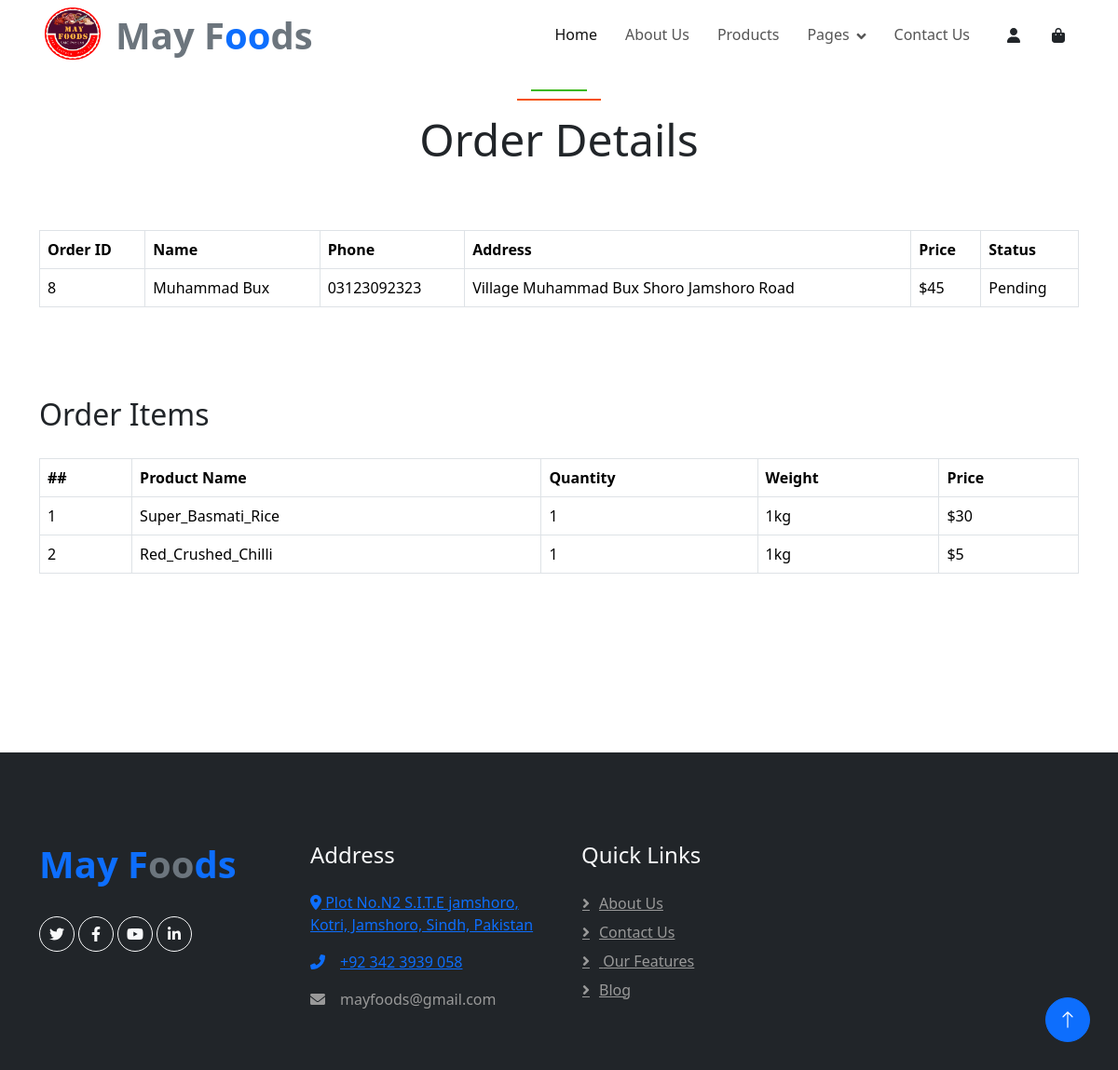
Page /vieworder.php (signed in) on the committed database.
### tables this page shows
CREATE TABLE `orders` (
  `order_id` int(11) NOT NULL,
  `user_id` int(11) NOT NULL,
  `name` varchar(55) NOT NULL,
  `phone` varchar(15) NOT NULL,
  `address` varchar(255) NOT NULL,
  `price` varchar(55) NOT NULL,
  `status` varchar(55) NOT NULL,
  `created` timestamp NOT NULL DEFAULT current_timestamp()
);

CREATE TABLE `order_items` (
  `item_id` int(11) NOT NULL,
  `order_id` int(11) NOT NULL,
  `product_id` int(11) NOT NULL,
  `quantity` int(11) NOT NULL,
  `price` int(11) NOT NULL,
  `weight` varchar(55) NOT NULL,
  `created` timestamp NOT NULL DEFAULT current_timestamp()
);

CREATE TABLE `product` (
  `id` int(11) NOT NULL,
  `productName` varchar(55) NOT NULL,
  `price` int(11) NOT NULL,
  `description` varchar(500) NOT NULL,
  `category` varchar(55) NOT NULL,
  `productImage` varchar(255) NOT NULL,
  `time` timestamp NOT NULL DEFAULT current_timestamp()
);

### vieworder.php (the view, shortened to what this page needs)
<?php
include('header.php');
require_once("admin/db_connection.php");
?>
<div class="container py-6">
    <div class="section-header text-center mx-auto mb-5">
        <h1 class="display-5 mb-3">Order Details</h1>
    </div>
    <div class="row g-5 justify-content-center">
        <div class="col-lg-12 col-md-12">
            <div class="col-lg-12 table-responsive mb-5">
                <table class="table table-bordered text-center mb-0">
                    <thead class="text-dark">
                        <tr>
                            <th class="align-middle">Order ID</th>
                            <th class="align-middle">Name</th>
                            <th class="align-middle">Phone</th>
                            <th class="align-middle">Address</th>
                            <th class="align-middle">Price</th>
                            <th class="align-middle">Status</th>
                        </tr>
                    </thead>
                    <tbody class="align-middle">
                        <?php
                        $loggedInEmail = $_SESSION["loginUser"];
                        $sql = "SELECT * FROM orders WHERE user_id = (SELECT user_id FROM users WHERE email = '$loggedInEmail')";
                        $result = $conn->query($sql);
                        if ($result->num_rows > 0) {
                            while ($row = $result->fetch_assoc()) {
                                ?>
                                <tr>
                                    <td class="align-middle">
                                        <?php echo $row['order_id']; ?>
                                    </td>
                                    <td class="align-middle">
                                        <?php echo $row['name']; ?>
                                    </td>
                                    <td class="align-middle">
                                        <?php echo $row['phone']; ?>
                                    </td>
                                    <td class="align-middle">
                                        <?php echo $row['address']; ?>
                                    </td>
                                    <td class="align-middle">
                                        <?php echo '$' . $row['price']; ?>
                                    </td>
                                    <td class="align-middle">
                                        <?php echo $row['status']; ?>
                                    </td>
                                </tr>
                                <?php
                            }
                        } else {
                            echo "<tr><td colspan='7'>No orders found.</td></tr>";
                        }
                        ?>
                    </tbody>
                </table>
            </div>
        </div>
        <div class="col-lg-12 col-md-12">
    <h2>Order Items</h2>
    <div class="col-lg-12 table-responsive mb-5">
        <table class="table table-bordered text-center mb-0">
            <thead class="text-dark">
                <tr>
                    <th class="align-middle">##</th>
                    <th class="align-middle">Product Name</th>
                    <th class="align-middle">Quantity</th>
                    <th class="align-middle">Weight</th>
                    <th class="align-middle">Price</th>
                </tr>
            </thead>
            <tbody class="align-middle">
                <?php
                $loggedInEmail = $_SESSION["loginUser"];
                $sql = "SELECT * FROM orders WHERE user_id = (SELECT user_id FROM users WHERE email = '$loggedInEmail')";
                $result = $conn->query($sql);
                if ($result->num_rows > 0) {
                    $row = $result->fetch_assoc();
                    $orderId = $row['order_id'];
                    $orderItemsQuery = "SELECT order_items.*, product.productName FROM order_items INNER JOIN product ON order_items.product_id = product.id WHERE order_items.order_id = $orderId";
                    $orderItemsResult = $conn->query($orderItemsQuery);
                    if ($orderItemsResult->num_rows > 0) {
                        $counter = 1;
                        while ($orderItem = $orderItemsResult->fetch_assoc()) {
                            ?>
                            <tr>
                                <td class="align-middle"><?php echo $counter++; ?></td>
                                <td class="align-middle"><?php echo $orderItem['productName']; ?></td>
                                <td class="align-middle"><?php echo $orderItem['quantity']; ?></td>
                                <td class="align-middle"><?php echo $orderItem['weight']; ?></td>
                                <td class="align-middle"><?php echo '$' . $orderItem['price']; ?></td>
                            </tr>
                            <?php
                        }
                    } else {
                        echo "<tr><td colspan='5'>No order items found.</td></tr>";
                    }
                } else {
                    echo "<tr><td colspan='5'>No orders found.</td></tr>";
                }
                ?>
            </tbody>
        </table>
    </div>
</div>
    </div>
</div>
<?php include('footer.php'); ?>

### css/style.css (style rules this page uses)
:root { --primary: #3CB815; --secondary: #F65005; --light: #F7F8FC; --grey: #c6c6c6; --dark: #111111; }
.py-6 { padding-top: 6rem; padding-bottom: 6rem; }
.section-header { position: relative; padding-top: 25px; }
.section-header::before { position: absolute; content: ""; width: 60px; height: 2px; top: 0; left: 50%; transform: translateX(-50%); background: var(--primary); }
.section-header::after { position: absolute; content: ""; width: 90px; height: 2px; top: 10px; left: 50%; transform: translateX(-50%); background: var(--secondary); }
table { width: 100%; border-collapse: collapse; margin-top: 20px; }
th, td { padding: 10px; border-bottom: 1px solid #dee2e6; text-align: left; }
th { background-color: #f8f9fa; font-weight: bold; }

### rows in the picture
orders: order_id "8", name "Muhammad Bux", phone "03123092323", address "Village Muhammad Bux Shoro Jamshoro Road", price "45", status "Pending"
order_items: product.productName "Super_Basmati_Rice", quantity "1", weight "1kg", price "30"
order_items: product.productName "Red_Crushed_Chilli", quantity "1", weight "1kg", price "5"
